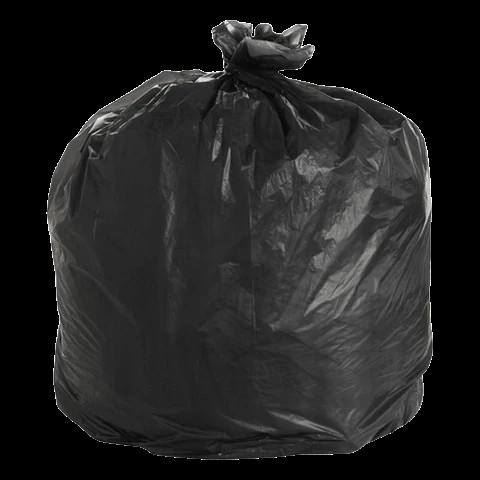
#> input picture trash_image.png, 480 x 480 px
$ python trash_detector.py
#> lines starting #> are read from the running program, lines starting #| are printed output that depends on the picture
#> in main, reference_img is the input picture: shape (480, 480, 3); mean B, G, R 32.9, 33.1, 33.1
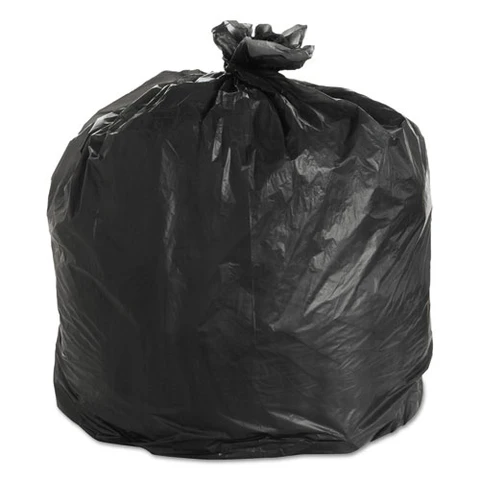
#> input picture trash_image.jpg, 480 x 480 px, given in place of the camera
#> in main, frame is the input picture: shape (480, 480, 3); mean B, G, R 135.3, 135.5, 135.5
### utility/utils.py
# Functions and other utility items for trash_detector.

def calculate_distance(known_width, focal_length, per_width):
    """
    Calculate the distance to the object using the formula:
    Distance = (Known Width * Focal Length) / Perceived Width
    """
    return (known_width * focal_length) / per_width

### trash_detector.py
import cv2 as cv
import numpy as np
from utility.utils import *
from utility.constants import *

def align_match_orb(image_to_align, reference_image, max_features=2000, min_match_quality=35, match_count_threshold=30):
    """
    Use ORB to align the image by finding good matches between keypoints of two images.
    """
#> called with max_features = 2000, min_match_quality = 35, match_count_threshold = 30
    # Convert images to grayscale
    gray1 = cv.cvtColor(image_to_align, cv.COLOR_BGR2GRAY)
    gray2 = cv.cvtColor(reference_image, cv.COLOR_BGR2GRAY)

    # Initialize ORB detector
    orb = cv.ORB_create(nfeatures=max_features)

    # Detect keypoints and compute descriptors using ORB
    keypoints1, descriptors1 = orb.detectAndCompute(gray1, None)
#> keypoints1 = 1427 keypoints; strongest (x, y, size): (222, 70, 31), (280, 71, 37.2), (253, 35, 31), (282, 71, 53.6)
    keypoints2, descriptors2 = orb.detectAndCompute(gray2, None)
#> keypoints2 = 1555 keypoints; strongest (x, y, size): (304, 44, 31), (221, 69, 31), (302, 44, 31), (302, 46, 31)

    if descriptors1 is None or descriptors2 is None:
        print("Error: Could not find descriptors in one of the images.")
        return None, None, None

    # Use BFMatcher with Hamming distance
    bf = cv.BFMatcher(cv.NORM_HAMMING, crossCheck=True)
    matches = bf.match(descriptors1, descriptors2)
#> matches = 519 matches

    # Filter matches based on distance (match quality)
    good_matches = [m for m in matches if m.distance < min_match_quality]
#> good_matches = 434 matches
    good_matches = sorted(good_matches, key=lambda x: x.distance)

    # If enough good matches, compute homography and align images
    if len(good_matches) > match_count_threshold:
        src_pts = np.float32([keypoints1[m.queryIdx].pt for m in good_matches]).reshape(-1, 1, 2)
#> src_pts = 434 rows, first 8: [307, 153], [219, 143], [109, 127], [284, 98], [135.6, 115.2], [296.4, 162], [223.2, 193.2], [326.4, 283.2]
        dst_pts = np.float32([keypoints2[m.trainIdx].pt for m in good_matches]).reshape(-1, 1, 2)
#> dst_pts has the same summary as src_pts

        # Compute homography matrix
        M, mask = cv.findHomography(src_pts, dst_pts, cv.RANSAC, 5.0)
#> M = [[1, 0.00011, -0.0651], [7.56e-05, 1, -0.0208], [5.76e-07, 1.92e-07, 1]]; mask = 434 values from 1 to 1

        # Align the image
        height, width, _ = reference_image.shape
#> height = 480; width = 480
        aligned_image = cv.warpPerspective(image_to_align, M, (width, height))

        # Correct the order of the bounding box corners using perspective transformation
        pts = np.float32([[0, 0], [0, height-1], [width-1, height-1], [width-1, 0]]).reshape(-1, 1, 2)
#> pts = [[0, 0], [0, 479], [479, 479], [479, 0]]
        M_inv = np.linalg.inv(M)
#> M_inv = [[1, -0.00011, 0.0651], [-7.55e-05, 1, 0.0208], [-5.76e-07, -1.92e-07, 1]]
        dst = cv.perspectiveTransform(pts, M_inv)
#> dst = [[0.0651, 0.0208], [0.0125, 479], [479, 479.1], [479, -0.0154]]

        # Calculate bounding box width (e.g., horizontal distance between top-left and top-right corners)
        bounding_box_width = np.linalg.norm(dst[0] - dst[1])
#> bounding_box_width = 478.9

        #dst_corrected = cv.perspectiveTransform(pts, M_inv)

        # Draw bounding box around detected object in the camera frame
        matches_image = cv.polylines(image_to_align, [np.int32(dst)], True, (0, 255, 0), 3)
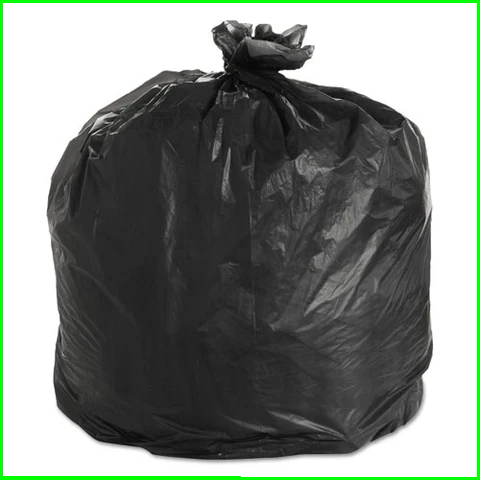
#> matches_image: shape (480, 480, 3); mean B, G, R 128.7, 135.5, 128.9

        return aligned_image, matches_image, bounding_box_width

    else:
        print(f"Not enough good matches: {len(good_matches)}/{match_count_threshold}")
        return None, None, None

def main():
    # Load the predefined trash image (reference image)
    reference_img = cv.imread('trash_image.png')

    # Initialize camera
    cap = cv.VideoCapture(0)

    if reference_img is None:
        print("Error: Could not load the trash image.")
        return

    while cap.isOpened():
        ret, frame = cap.read()
        if not ret:
            break

        # Try to align the current frame with the trash image
        result = align_match_orb(frame, reference_img)

        # Check if result is not None and contains the expected values
        if result is not None and len(result) == 3:
            aligned_image, matches_image, bounding_box_width = result
#> bounding_box_width = 478.9

            if bounding_box_width is not None:
                print("Trash detected and aligned.")

                # Ensure the bounding_box_width reflects the size of the object in the frame
                if bounding_box_width != 0:
                    # Correct distance calculation
                    distance = calculate_distance(KNOWN_WIDTH, FOCAL_LENGTH, bounding_box_width)
#> distance = 73.48

                    # Display the distance on the frame
                    cv.putText(matches_image, f"Distance: {distance:.2f} cm", (50, 50), cv.FONT_HERSHEY_SIMPLEX, 1, (0, 255, 0), 2)
                    cv.putText(matches_image, f"Bounding Box Width: {bounding_box_width:.2f}", (50, 100), cv.FONT_HERSHEY_SIMPLEX, 1, (255, 0, 0), 2)
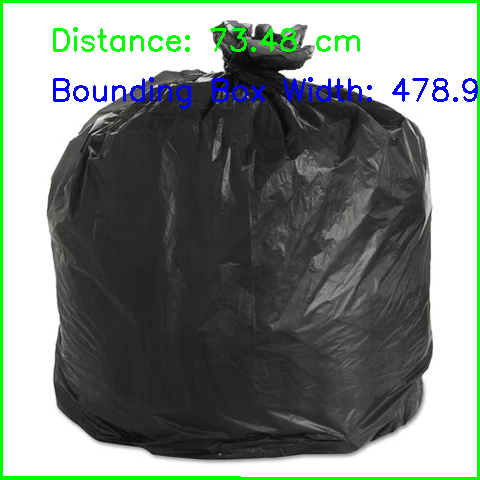
#> matches_image: shape (480, 480, 3); mean B, G, R 128.3, 134, 125.3

                    # Show the matches and the aligned image
                    cv.imshow('Aligned Image', aligned_image)
                    cv.imshow('Matches', matches_image)
            else:
                print("No good matches found.")
        else:
            print("Trash not detected or not enough good matches.")

        # Display the original camera frame
        cv.imshow('Camera Feed', frame)

        # Press 'q' to quit the loop
        if cv.waitKey(1) & 0xFF == ord('q'):
#> (key q is pressed here)
            break

    cap.release()
    cv.destroyAllWindows()


if __name__ == '__main__':
    main()
